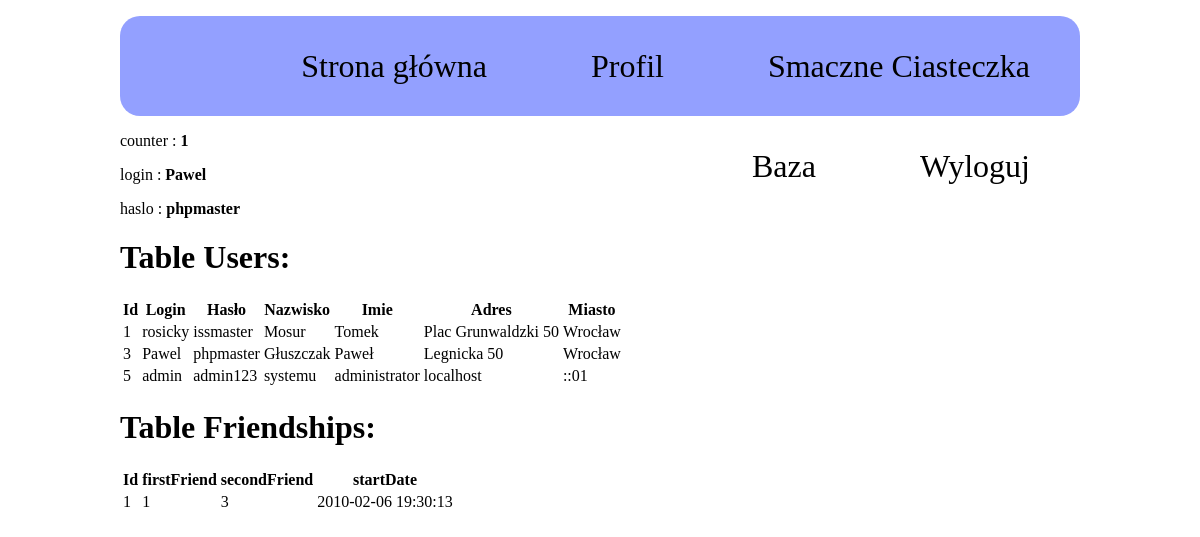
Page /databasePreview.php (signed in) on the committed database.
### tables this page shows
CREATE TABLE `users` (
  `id` int(11) NOT NULL,
  `login` varchar(50) NOT NULL,
  `password` varchar(50) NOT NULL,
  `nazwisko` varchar(50) DEFAULT NULL,
  `imie` varchar(50) DEFAULT NULL,
  `adres` varchar(200) DEFAULT NULL,
  `miasto` varchar(50) DEFAULT NULL
);

CREATE TABLE `friendships` (
  `id` int(11) NOT NULL,
  `firstFriend` int(11) DEFAULT NULL,
  `secondFriend` int(11) DEFAULT NULL,
  `startDate` varchar(200) DEFAULT NULL
);

### databasePreview.php (the view, shortened to what this page needs)
<?php session_start();
 $db = mysqli_connect("localhost","root","", "webdev")
    or die("Some error occurred during connection " . mysqli_error($db));
    mysqli_set_charset($db,"utf8");
?>
<!DOCTYPE HTML>
<html lang="pl">
<head>
</head>
<body>
<?php include("header.php"); ?>
    <div class="databasePreview">
        <h1> Table Users: </h1>
        <table>
            <tr>
                <th>Id</th>
                <th>Login</th>
                <th>Hasło</th>
                <th>Nazwisko</th>
                <th>Imie</th>
                <th>Adres</th>
                <th>Miasto</th>
            </tr>
            <?php
            $query = "SELECT * FROM Users";
            mysqli_query($db, $query) or die('Błąd przy pobieraniu danych z Tabeli Users');
            $result = mysqli_query($db, $query);
            while ($row = mysqli_fetch_array($result)) {
                echo "<tr>
                        <td>".$row['id']."</td>
                        <td>".$row['login']."</td>
                        <td>".$row['password']."</td>
                        <td>".$row['nazwisko']."</td>
                        <td>".$row['imie']."</td>
                        <td>".$row['adres']."</td>
                        <td>".$row['miasto']."</td>
                    </tr>";
            }
            ?>
        </table>
            <h1>Table Friendships: </h1>
            <table>
                <tr>
                    <th>Id</th>
                    <th>firstFriend</th>
                    <th>secondFriend</th>
                    <th>startDate</th>
                </tr>
            <?php
             $query = "SELECT * FROM Friendships";
            mysqli_query($db, $query) or die('Błąd przy pobieraniu danych z Tabeli Users');
            $result = mysqli_query($db, $query);
            while ($row = mysqli_fetch_array($result)) {
                echo "<tr>
                        <td>".$row['id']."</td>
                        <td>".$row['firstFriend']."</td>
                        <td>".$row['secondFriend']."</td>
                        <td>".$row['startDate']."</td>
                        </tr>";
            }
            ?>
        </table>
    </div>
</body>

### style.css (style rules this page uses)
body { width: 80%; margin: auto; }

### rows in the picture
users: id "1", login "rosicky", password "issmaster", nazwisko "Mosur", imie "Tomek", adres "Plac Grunwaldzki 50", miasto "Wrocław"
users: id "3", login "Pawel", password "phpmaster", nazwisko "Głuszczak", imie "Paweł", adres "Legnicka 50", miasto "Wrocław"
users: id "5", login "admin", password "admin123", nazwisko "systemu", imie "administrator", adres "localhost", miasto "::01"
friendships: id "1", firstFriend "1", secondFriend "3", startDate "2010-02-06 19:30:13"

### other values in the picture
$data "counter"
$$data "1"
$data "login"
$$data "Pawel"
$data "haslo"
$$data "phpmaster"
